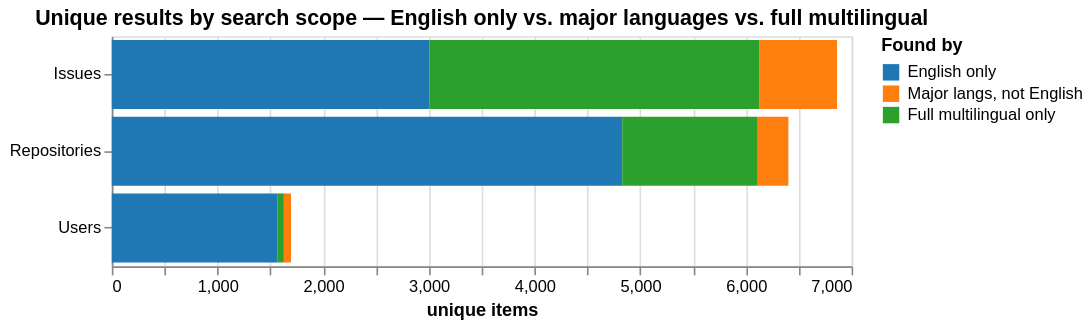

Notebook code cell kept with this figure:
### Code cell
# Stacked bar: English-only / major-only / multilingual-only split per result type
stacked_rows = []
for label, raw_df in [("Repositories", repos_raw), ("Issues", issues_raw), ("Users", users_raw)]:
    norm      = raw_df["search_term"].str.lower().str.strip()
    en_ids    = set(raw_df[norm.isin(en_terms)]["id"].dropna())
    major_ids = set(raw_df[norm.isin(major_terms)]["id"].dropna())
    all_ids   = set(raw_df["id"].dropna())
    stacked_rows += [
        {"type": label, "segment": "English only",            "n": len(en_ids)},
        {"type": label, "segment": "Major langs, not English", "n": len(major_ids - en_ids)},
        {"type": label, "segment": "Full multilingual only",   "n": len(all_ids - major_ids)},
    ]

seg_order = ["English only", "Major langs, not English", "Full multilingual only"]
stacked_df = pd.DataFrame(stacked_rows)

bar = alt.Chart(stacked_df).mark_bar().encode(
    y=alt.Y("type:N", title=None),
    x=alt.X("n:Q", title="unique items"),
    color=alt.Color("segment:N", sort=seg_order,
                    scale=alt.Scale(range=["#1f77b4", "#ff7f0e", "#2ca02c"]),
                    title="Found by"),
    order=alt.Order("segment:N", sort="ascending"),
    tooltip=["type:N", "segment:N", "n:Q"],
).properties(width=450, height=140,
             title="Unique results by search scope — English only vs. major languages vs. full multilingual")
display(bar)

# Pct labels
for _, row in stacked_df.iterrows():
    total = stacked_df[stacked_df["type"] == row["type"]]["n"].sum()
    print(f"  {row['type']:15s} {row['segment']:35s}: {row['n']:5d} ({row['n']/total*100:.1f}%)")

### Figure 1 — Vega specification as saved in the notebook (floating-point values rounded to 4 significant figures)
{"$schema": "https://vega.github.io/schema/vega/v6.json", "data": [{"name": "source_0"}, {"name": "data_0", "values": [{"n": 4830, "n_end": 4830.0, "n_start": 0.0, "segment": "English only", "type": "Repositories"}, {"n": 297, "n_end": 6402.0, "n_start": 6105.0, "segment": "Major langs, not English", "type": "Repositories"}, {"n": 1275, "n_end": 6105.0, "n_start": 4830.0, "segment": "Full multilingual only", "type": "Repositories"}, {"n": 3005, "n_end": 3005.0, "n_start": 0.0, "segment": "English only", "type": "Issues"}, {"n": 734, "n_end": 6862.0, "n_start": 6128.0, "segment": "Major langs, not English", "type": "Issues"}, {"n": 3123, "n_end": 6128.0, "n_start": 3005.0, "segment": "Full multilingual only", "type": "Issues"}, {"n": 1565, "n_end": 1565.0, "n_start": 0.0, "segment": "English only", "type": "Users"}, {"n": 68, "n_end": 1696.0, "n_start": 1628.0, "segment": "Major langs, not English", "type": "Users"}, {"n": 63, "n_end": 1628.0, "n_start": 1565.0, "segment": "Full multilingual only", "type": "Users"}]}, {"name": "data_0_y_domain_type", "values": [{"type": "Repositories"}, {"type": "Issues"}, {"type": "Users"}]}, {"name": "source_0_color_domain_segment", "values": [{"segment": "English only", "sort_field": 0.0}, {"segment": "Major langs, not English", "sort_field": 1.0}, {"segment": "Full multilingual only", "sort_field": 2.0}]}], "marks": [{"type": "rect", "name": "marks", "from": {"data": "data_0"}, "encode": {"update": {"tooltip": {"signal": "{\"type\": isValid(datum[\"type\"]) ? datum[\"type\"] : \"\"+datum[\"type\"], \"segment\": isValid(datum[\"segment\"]) ? datum[\"segment\"] : \"\"+datum[\"segment\"], \"n\": format(datum[\"n\"], \"\")}"}, "y": {"field": "type", "scale": "y"}, "x": {"field": "n_end", "scale": "x"}, "fill": {"field": "segment", "scale": "color"}, "x2": {"field": "n_start", "scale": "x"}, "height": {"signal": "max(0.25, bandwidth('y'))"}}}, "style": ["bar"]}], "scales": [{"name": "x", "type": "linear", "domain": {"data": "data_0", "fields": ["n_start", "n_end"]}, "range": [0, {"signal": "width"}], "nice": true, "zero": true}, {"name": "y", "type": "band", "domain": {"data": "data_0_y_domain_type", "field": "type", "sort": true}, "range": [0, {"signal": "height"}], "paddingOuter": 0.05, "paddingInner": 0.1}, {"name": "color", "type": "ordinal", "domain": {"data": "source_0_color_domain_segment", "field": "segment", "sort": {"op": "max", "field": "sort_field"}}, "range": ["#1f77b4", "#ff7f0e", "#2ca02c"]}], "axes": [{"scale": "x", "tickCount": {"signal": "ceil(width/40)"}, "aria": false, "zindex": 0, "ticks": false, "labels": false, "gridScale": "y", "domain": false, "maxExtent": 0, "orient": "bottom", "minExtent": 0, "grid": true}, {"scale": "x", "grid": false, "labelOverlap": true, "orient": "bottom", "tickCount": {"signal": "ceil(width/40)"}, "zindex": 0, "title": "unique items", "labelFlush": true}, {"scale": "y", "zindex": 0, "grid": false, "orient": "left"}], "title": {"text": "Unique results by search scope — English only vs. major languages vs. full multilingual", "frame": "group"}, "padding": 5, "height": 140, "style": "cell", "legends": [{"title": "Found by", "fill": "color", "symbolType": "square"}], "background": "white", "width": 450}
